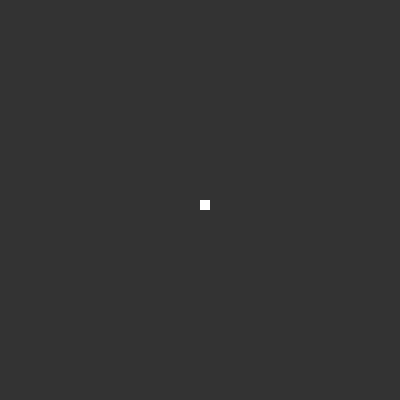
Frame 1 (no input)
Frame 60 (the mouse pressed at the canvas centre just before this capture): identical to frame 1, image omitted
Frame 120 (the mouse held since frame 60 and released just before this capture): identical to frame 1, image omitted

The Processing sketch that drew this single still picture (run headless with seeded random() and noise(); from frame 60 on, the mouse is pressed at the canvas centre):

// Processing sketch: SnakeGame
// ── SnakeGame.pde
Snake snake;

void setup() {
  
  size(400, 400);
  snake = new Snake(width/2, height/2);
  
}

void keyPressed() {
  if(key == CODED) {
    if(keyCode == UP) {
      snake.setDir(0);
    } else if (keyCode == DOWN) {
      snake.setDir(1);
    } else if (keyCode == RIGHT) {
      snake.setDir(2);
    } else if (keyCode == LEFT) {
      snake.setDir(3);
    }
  }
}

void draw() {
  
  background(51);
  snake.show();
  
}

// ── Bug.pde
class Bug {
  
  PVector pos;
  int unitsize;
  
  Bug(int x, int y, int size) {
    pos = new PVector(x, y);
    unitsize = size;
  }
  
  PVector getPos() {
    return pos;
  }
  
  void show() {
    fill(125);
    square(pos.x, pos.y, unitsize);
  }
  
}

// ── Snake.pde
class Snake{
  
  ArrayList<PVector> body;
  int size_unit;
  int dir;
  
  Snake(int x, int y) {
    body = new ArrayList<PVector>();
    PVector pos = new PVector(x, y);
    body.add(pos);
    size_unit = 10;
  }
  
  void setDir(int ndir) {
    dir = ndir;
  }
  
  void show() {
    
    noStroke();
    fill(255);
    for(PVector p : body) {
      square(p.x, p.y, size_unit);
    }
    
  }
  
}
